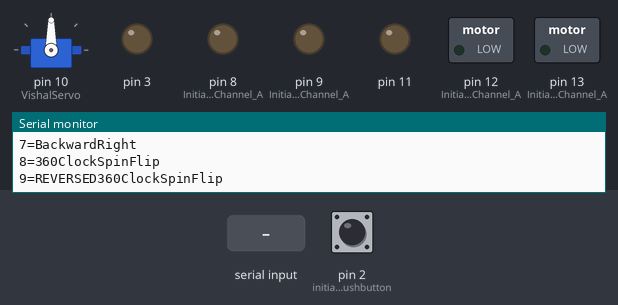
This sketch was run on a simulated Arduino Uno, built with avr-gcc and run on an emulated ATmega328P. On the bench: servo, switched loads named in the sketch (green lamp = pin HIGH), output pins drawn as LEDs (lit = HIGH), the last lines printed to the serial monitor. The test bench sets the inputs (shaded band); at power-on: pin 2 (initialize_the_pushbutton) LOW.

Above: at 1.2 s.
1.3 s: "90,45\n" received over Serial
At 1.8 s:
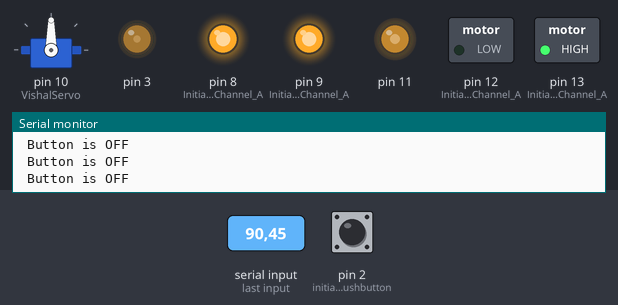
2.8 s: "30,150\n" received over Serial
At 3.8 s:
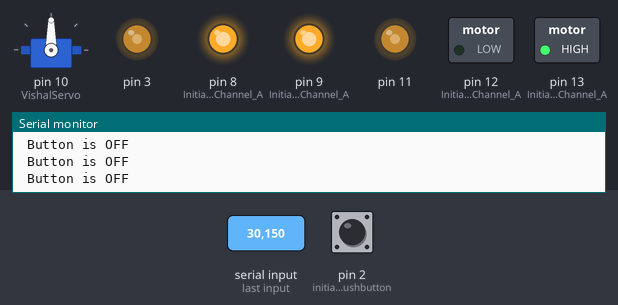
4.3 s: "2\n" received over Serial
At 4.8 s:
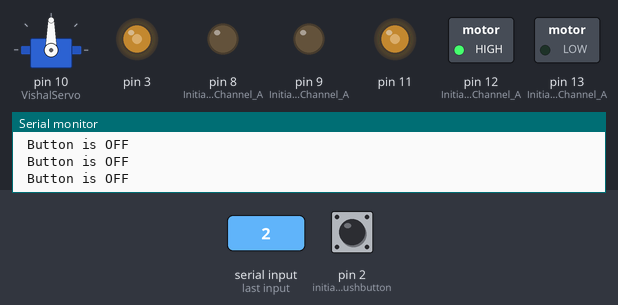
5.8 s: "5\n" received over Serial
At 7.0 s:
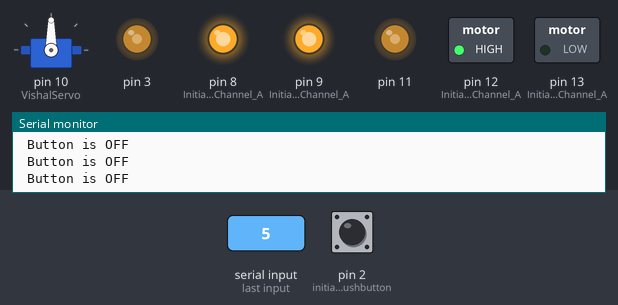
7.3 s: "1\n" received over Serial
At 8.3 s:
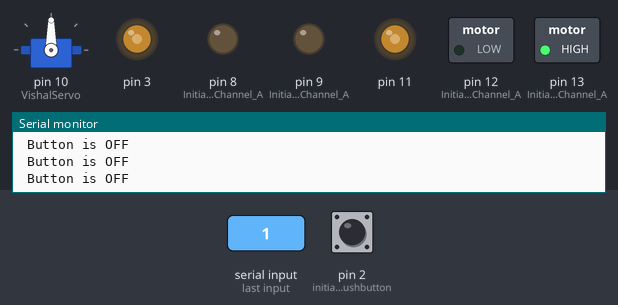
8.8 s: "3\n" received over Serial
At 9.5 s:
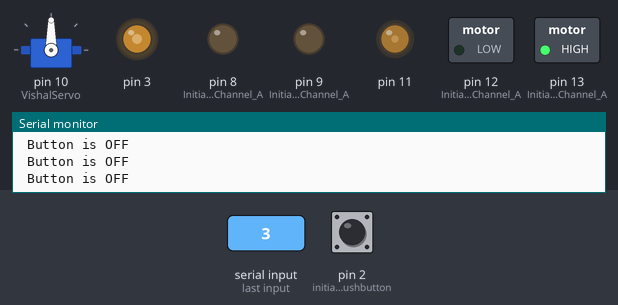
Timing chart, 0 to 11.3 s (numbered marks = the images above; inputs shaded):
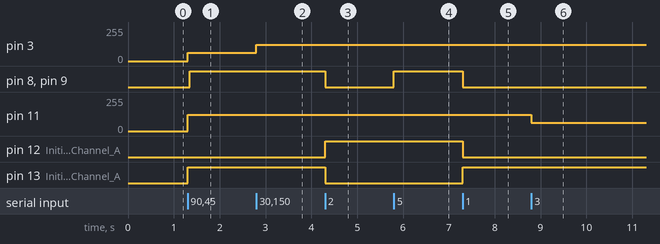

Measured:
- after the input at 1.3 s, pin 3: 0/255 → 62/255 at once; pin 8 (Initiates_Brake_Channel_A), pin 9 (Initiates_Brake_Channel_A): LOW → HIGH after 0.05 s; pin 11: 0/255 → 123/255 at once; pin 13 (Initiates_Motor_Channel_A): LOW → HIGH at once
- after the input at 2.8 s, pin 3: 62/255 → 123/255 at once
- after the input at 4.3 s, pin 8 (Initiates_Brake_Channel_A), pin 9 (Initiates_Brake_Channel_A), pin 13 (Initiates_Motor_Channel_A): HIGH → LOW at once; pin 12 (Initiates_Motor_Channel_A): LOW → HIGH at once
- after the input at 5.8 s, pin 8 (Initiates_Brake_Channel_A), pin 9 (Initiates_Brake_Channel_A): LOW → HIGH at once
- after the input at 7.3 s, pin 8 (Initiates_Brake_Channel_A), pin 9 (Initiates_Brake_Channel_A), pin 12 (Initiates_Motor_Channel_A): HIGH → LOW at once; pin 13 (Initiates_Motor_Channel_A): LOW → HIGH at once
- after the input at 8.8 s, pin 11: 123/255 → 62/255 at once

The sketch:

sketch_CoolCar.ino
```cpp
/*************************************************************
Motor Shield 1-Channel DC Motor Demo
by Randy Sarafan

For more information see:
http://www.instructables.com/id/Arduino-Motor-Shield-Tutorial/

*************************************************************/
#include <Servo.h>

Servo VishalServo;
// variables will change:
int buttonState = 0;         // variable for reading the pushbutton status
int count= 0;
long previousMillis;
int interval = 200;
void setup() {
  Serial.begin(9600);
  Serial.println("SmartCar");
  //Setup Channel A
  pinMode(12, OUTPUT); //Initiates Motor Channel A pin
  pinMode(9, OUTPUT); //Initiates Brake Channel A pin

  //Setup Channel B
  pinMode(13, OUTPUT); //Initiates Motor Channel A pin
  pinMode(8, OUTPUT); //Initiates Brake Channel A pin

  pinMode(2, INPUT);  // initialize the pushbutton pin as an input:

  VishalServo.attach(10);

  //This is for the led lamp
  //pinMode(6, OUTPUT);

  //VishalServo.writeMircoseconds(1500);
  Serial.println("1=Forward");
  Serial.println("2=Backward");
  Serial.println("3=ForwardLeft");
  Serial.println("4=ForwardRight");
  Serial.println("5=Break");
  Serial.println("6=BackwardLeft");
  Serial.println("7=BackwardRight");
  Serial.println("8=360ClockSpinFlip");
  Serial.println("9=REVERSED360ClockSpinFlip");

}

void loop(){

  while(Serial.available()==0);
  int val = Serial.read()-'0';
  int i = VishalServo.read();

  //backward @ full speed
  if(val==2){
  digitalWrite(9, HIGH); //Eengage the Brake for Channel A
  digitalWrite(8, HIGH); //Eengage the Brake for Channel B

  digitalWrite(12, HIGH); //Establishes backward direction of Channel A
  digitalWrite(9, LOW);   //Disengage the Brake for Channel A
  analogWrite(3, 123);   //Spins the motor on Channel A at full speed

  digitalWrite(13, LOW); //Establishes backward direction of Channel B
  digitalWrite(8, LOW);   //Disengage the Brake for Channel B
  analogWrite(11, 123);   //Spins the motor on Channel B at full speed

  }

  //This is for the break
  if(val==5){
  digitalWrite(9, HIGH); //Eengage the Brake for Channel A
  digitalWrite(8, HIGH); //Eengage the Brake for Channel B

  }

  //forward @ full speed
  if(val==1){
  digitalWrite(9, HIGH); //Eengage the Brake for Channel A
  digitalWrite(8, HIGH); //Eengage the Brake for Channel B

  digitalWrite(12, LOW); //Establishes forward direction of Channel A
  digitalWrite(9, LOW);   //Disengage the Brake for Channel A
  analogWrite(3, 123);   //Spins the motor on Channel A at half speed

  digitalWrite(13, HIGH); //Establishes forward direction of Channel B
  digitalWrite(8, LOW);   //Disengage the Brake for Channel B
  analogWrite(11, 123);   //Spins the motor on Channel B at half speed

  }


  //This is for turning forward Left
  if(val==3){
  digitalWrite(9, HIGH); //Eengage the Brake for Channel A
  digitalWrite(8, HIGH); //Eengage the Brake for Channel B

  digitalWrite(12, LOW); //Establishes Forward direction of Channel A
  digitalWrite(9, LOW);   //Disengage the Brake for Channel A
  analogWrite(3, 123);   //Spins the motor on Channel A at full speed

  digitalWrite(13, HIGH); //Establishes forward direction of Channel B
  digitalWrite(8, LOW);   //Disengage the Brake for Channel B
  analogWrite(11, 62);   //Spins the motor on Channel B at half speed

  }
  //This is for turning forward right

  if(val==4){
  digitalWrite(9, HIGH); //Eengage the Brake for Channel A
  digitalWrite(8, HIGH); //Eengage the Brake for Channel B

  digitalWrite(13, HIGH); //Establishes Forward direction of Channel B
  digitalWrite(8, LOW);   //Disengage the Brake for Channel B
  analogWrite(11, 123);   //Spins the motor on Channel B at full speed

  digitalWrite(12, LOW); //Establishes forward direction of Channel A
  digitalWrite(9, LOW);   //Disengage the Brake for Channel A
  analogWrite(3, 62);   //Spins the motor on Channel A at half speed

}

  //This is for turning backward Left
  if(val==6){
  digitalWrite(9, HIGH); //Eengage the Brake for Channel A
  digitalWrite(8, HIGH); //Eengage the Brake for Channel B

  digitalWrite(12, HIGH); //Establishes Backward direction of Channel A
  digitalWrite(9, LOW);   //Disengage the Brake for Channel A
  analogWrite(3, 123);   //Spins the motor on Channel A at full speed

  digitalWrite(13, LOW); //Establishes backward direction of Channel B
  digitalWrite(8, LOW);   //Disengage the Brake for Channel B
  analogWrite(11, 62);   //Spins the motor on Channel B at full speed

}
  //This is for turning backward Right
  if(val==7){
  digitalWrite(9, HIGH); //Eengage the Brake for Channel A
  digitalWrite(8, HIGH); //Eengage the Brake for Channel B

  digitalWrite(13, LOW); //Establishes Backward direction of Channel A
  digitalWrite(8, LOW);   //Disengage the Brake for Channel A
  analogWrite(11, 123);   //Spins the motor on Channel A at full speed

  digitalWrite(12, HIGH); //Establishes Backward direction of Channel A
  digitalWrite(9, LOW);   //Disengage the Brake for Channel A
  analogWrite(3, 62);   //Spins the motor on Channel A at full speed

}
  //right
  if(val==8){
  digitalWrite(9, HIGH); //Eengage the Brake for Channel A
  digitalWrite(8, HIGH); //Eengage the Brake for Channel B

   digitalWrite(13, HIGH); //Establishes Forward direction of Channel b
  digitalWrite(8, LOW);   //Disengage the Brake for Channel b
  analogWrite(11, 123);   //Spins the motor on Channel b at full speed

  digitalWrite(12, HIGH); //Establishes backward direction of Channel A
  digitalWrite(9, LOW);   //Disengage the Brake for Channel A
  analogWrite(3, 123);   //Spins the motor on Channel A at full speed

}
  //left
  if(val==9){
  digitalWrite(9, HIGH); //Eengage the Brake for Channel A
  digitalWrite(8, HIGH); //Eengage the Brake for Channel B

  digitalWrite(13, LOW); //Establishes Backward direction of Channel b
  digitalWrite(8, LOW);   //Disengage the Brake for Channel b
  analogWrite(11, 123);   //Spins the motor on Channel b at full speed

  digitalWrite(12, LOW); //Establishes Forward direction of Channel A
  digitalWrite(9, LOW);   //Disengage the Brake for Channel A
  analogWrite(3, 123);   //Spins the motor on Channel A at full speed

}
long currentTime= millis();
if((currentTime - previousMillis) > interval)
{
  buttonState = digitalRead(2);     // read the state of the pushbutton value:

  if (buttonState == HIGH)       // check if the pushbutton is pressed.
  {
    count++;
    Serial.println(count);
  }
  else
  {
      Serial.println(" Button is OFF ");      // print text to serial monitor
  }
}
}
```
